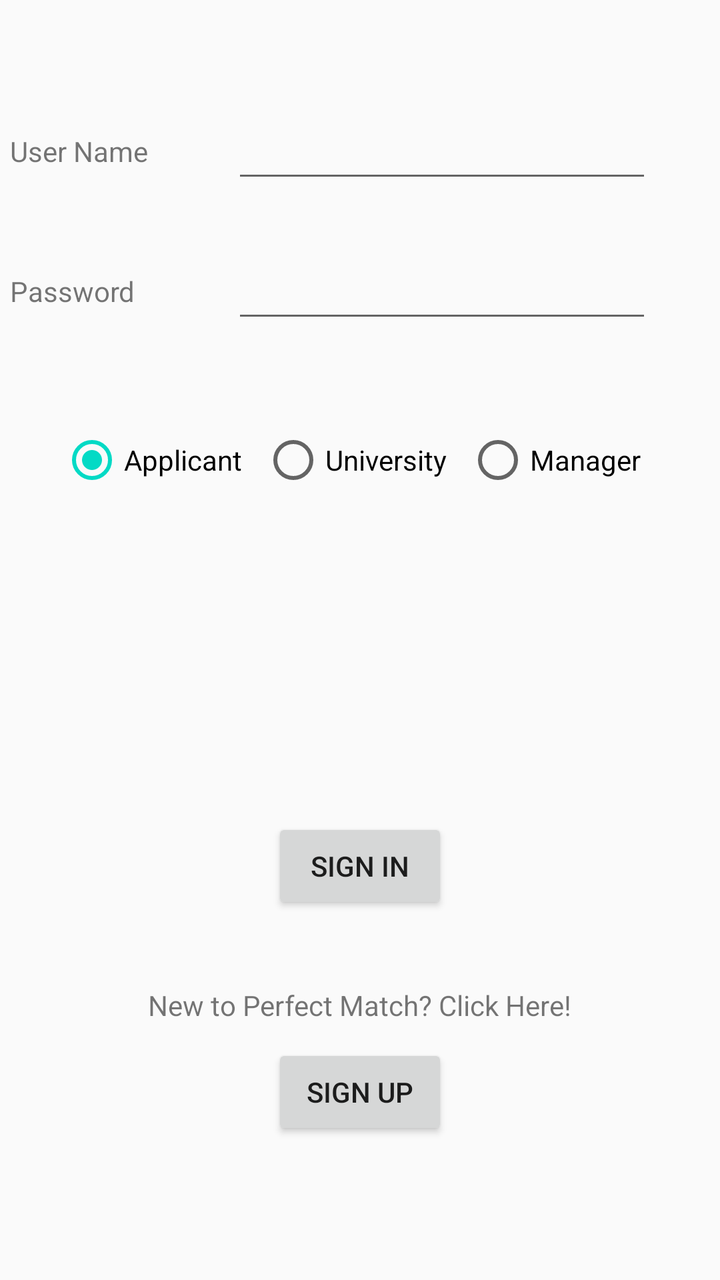
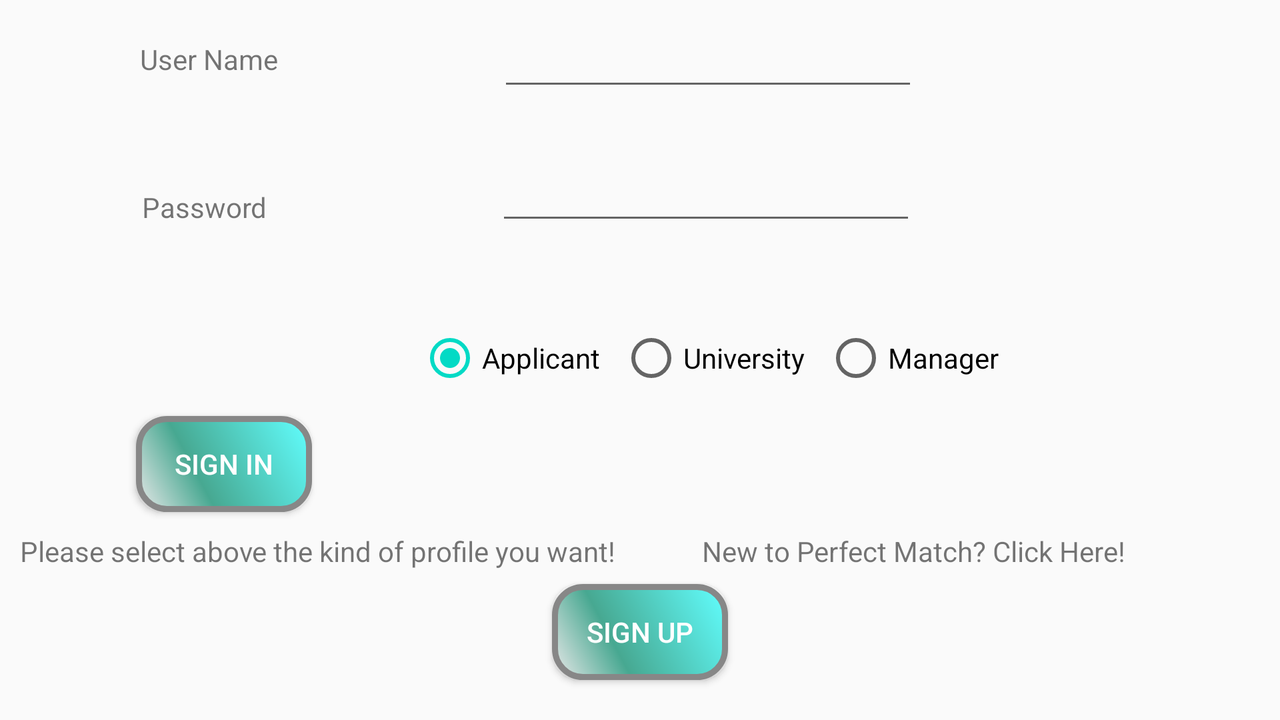

Compare how this app lays out the same screen by default and in its alternative resource folder. The renders come first, then the two layout files and the values they reference.
<!-- AndroidManifest.xml: application theme AppTheme -->
<!-- res/layout/activity_home.xml -->
<?xml version="1.0" encoding="utf-8"?>
<RelativeLayout xmlns:android="http://schemas.android.com/apk/res/android"
    xmlns:tools="http://schemas.android.com/tools"
    android:layout_width="match_parent"
    android:layout_height="match_parent"
    tools:context=".Home">

    <Button
        android:id="@+id/btnSignIn"
        android:layout_width="wrap_content"
        android:layout_height="wrap_content"
        android:layout_alignParentBottom="true"
        android:layout_centerHorizontal="true"
        android:layout_marginBottom="183dp"
        android:text="@string/sign_in" />

    <Button
        android:id="@+id/btnSignUp"
        android:layout_width="wrap_content"
        android:layout_height="wrap_content"
        android:layout_alignStart="@+id/btnSignIn"
        android:layout_alignParentBottom="true"
        android:layout_marginStart="0dp"
        android:layout_marginBottom="70dp"
        android:text="@string/sign_up" />

    <TextView
        android:id="@+id/tvNewUser"
        android:layout_width="wrap_content"
        android:layout_height="wrap_content"
        android:layout_alignParentBottom="true"
        android:layout_centerHorizontal="true"
        android:layout_marginBottom="128dp"
        android:text="@string/new_user" />

    <EditText
        android:id="@+id/etName"
        android:layout_width="wrap_content"
        android:layout_height="wrap_content"
        android:layout_alignParentStart="true"
        android:layout_alignParentTop="true"
        android:layout_marginStart="116dp"
        android:layout_marginTop="55dp"
        android:ems="10"
        android:inputType="textPersonName"
        android:importantForAutofill="no" />

    <EditText
        android:id="@+id/etPassword"
        android:layout_width="wrap_content"
        android:layout_height="wrap_content"
        android:layout_alignEnd="@+id/etName"
        android:layout_alignParentTop="true"
        android:layout_marginTop="125dp"
        android:ems="10"
        android:inputType="textPassword"
        android:autofillHints="" />

    <RadioGroup
        android:id="@+id/rgType"
        android:layout_width="300dp"
        android:layout_height="wrap_content"
        android:layout_alignParentTop="true"
        android:layout_centerHorizontal="true"
        android:layout_marginTop="214dp"
        android:checkedButton="@+id/rbtnApplicant"
        android:orientation="horizontal">

        <RadioButton
            android:id="@+id/rbtnApplicant"
            android:layout_width="wrap_content"
            android:layout_height="wrap_content"
            android:layout_weight="1"
            android:text="@string/applicant" />

        <RadioButton
            android:id="@+id/rbtnUniversity"
            android:layout_width="wrap_content"
            android:layout_height="wrap_content"
            android:layout_weight="1"
            android:text="@string/university" />

        <RadioButton
            android:id="@+id/rbtnManager"
            android:layout_width="wrap_content"
            android:layout_height="wrap_content"
            android:layout_weight="1"
            android:text="@string/manager" />
    </RadioGroup>

    <TextView
        android:id="@+id/tvLogin"
        android:layout_width="wrap_content"
        android:layout_height="wrap_content"
        android:layout_alignParentTop="true"
        android:layout_marginTop="66dp"
        android:layout_toStartOf="@+id/tvNewUser"
        android:text="@string/user_name" />

    <TextView
        android:id="@+id/tvPassword"
        android:layout_width="wrap_content"
        android:layout_height="wrap_content"
        android:layout_alignStart="@+id/tvLogin"
        android:layout_alignParentTop="true"
        android:layout_marginTop="136dp"
        android:text="@string/password" />

</RelativeLayout>
<!-- resources referenced by this layout -->
<resources>
  <string name="applicant">Applicant</string>
  <string name="manager">Manager</string>
  <string name="new_user">New to Perfect Match? Click Here!</string>
  <string name="password">Password</string>
  <string name="sign_in">Sign In</string>
  <string name="sign_up">SIGN UP</string>
  <string name="university">University</string>
  <string name="user_name">User Name</string>
  <style name="AppTheme" parent="Theme.AppCompat.Light.DarkActionBar">
          
          <item name="colorPrimary">@color/colorPrimary</item>
          <item name="colorPrimaryDark">@color/colorPrimaryDark</item>
          <item name="colorAccent">@color/colorAccent</item>
      </style>
</resources>
<!-- res/layout-land/activity_home.xml (the author's variant of the layout above) -->
<!-- drawn on the phone turned sideways -->
<?xml version="1.0" encoding="utf-8"?>
<RelativeLayout xmlns:android="http://schemas.android.com/apk/res/android"
    xmlns:app="http://schemas.android.com/apk/res-auto"
    xmlns:tools="http://schemas.android.com/tools"
    android:layout_width="match_parent"
    android:layout_height="match_parent"
    tools:context=".Home">

    <Button
        android:id="@+id/btnSignIn"
        android:layout_width="wrap_content"
        android:layout_height="wrap_content"
        android:layout_alignParentEnd="true"
        android:layout_alignParentBottom="true"
        android:layout_marginEnd="484dp"
        android:layout_marginBottom="104dp"
        android:background="@drawable/button_style"
        android:text="@string/sign_in"
        android:textColor="#ffffff" />

    <Button
        android:id="@+id/btnSignUp"
        android:layout_width="wrap_content"
        android:layout_height="wrap_content"
        android:layout_alignParentBottom="true"
        android:layout_centerHorizontal="true"
        android:layout_marginBottom="20dp"
        android:background="@drawable/button_style"
        android:text="@string/sign_up"
        android:textColor="#ffffff" />

    <TextView
        android:id="@+id/tvNewUser"
        android:layout_width="wrap_content"
        android:layout_height="wrap_content"
        android:layout_alignParentBottom="true"
        android:layout_marginStart="23dp"
        android:layout_marginBottom="75dp"
        android:layout_toEndOf="@+id/tvSelectType"
        android:text="@string/new_user" />

    <EditText
        android:id="@+id/etName"
        android:layout_width="wrap_content"
        android:layout_height="wrap_content"
        android:layout_alignParentStart="true"
        android:layout_alignParentTop="true"
        android:layout_marginStart="249dp"
        android:layout_marginTop="9dp"
        android:ems="10"
        android:importantForAutofill="no"
        android:inputType="textPersonName" />

    <EditText
        android:id="@+id/etPassword"
        android:layout_width="wrap_content"
        android:layout_height="wrap_content"
        android:layout_alignEnd="@+id/etName"
        android:layout_alignParentTop="true"
        android:layout_marginTop="76dp"
        android:layout_marginEnd="1dp"
        android:autofillHints=""
        android:ems="10"
        android:inputType="textPassword" />

    <RadioGroup
        android:id="@+id/rgType"
        android:layout_width="300dp"
        android:layout_height="wrap_content"
        android:layout_alignParentTop="true"
        android:layout_alignParentEnd="true"
        android:layout_marginTop="163dp"
        android:layout_marginEnd="131dp"
        android:checkedButton="@+id/rbtnApplicant"
        android:orientation="horizontal">

        <RadioButton
            android:id="@+id/rbtnApplicant"
            android:layout_width="wrap_content"
            android:layout_height="wrap_content"
            android:layout_alignStart="@+id/rgType"
            android:layout_weight="1"
            android:text="@string/applicant" />

        <RadioButton
            android:id="@+id/rbtnUniversity"
            android:layout_width="wrap_content"
            android:layout_height="wrap_content"
            android:layout_weight="1"
            android:text="@string/university" />

        <RadioButton
            android:id="@+id/rbtnManager"
            android:layout_width="wrap_content"
            android:layout_height="wrap_content"
            android:layout_weight="1"
            android:text="@string/manager" />
    </RadioGroup>

    <TextView
        android:id="@+id/tvLogin"
        android:layout_width="wrap_content"
        android:layout_height="wrap_content"
        android:layout_alignParentTop="true"
        android:layout_marginTop="20dp"
        android:layout_marginEnd="189dp"
        android:layout_toStartOf="@+id/tvNewUser"
        android:text="@string/user_name" />

    <TextView
        android:id="@+id/tvPassword"
        android:layout_width="wrap_content"
        android:layout_height="wrap_content"
        android:layout_alignStart="@+id/tvLogin"
        android:layout_alignParentTop="true"
        android:layout_marginStart="1dp"
        android:layout_marginTop="94dp"
        android:text="@string/password" />

    <TextView
        android:id="@+id/tvSelectType"
        android:layout_width="318dp"
        android:layout_height="wrap_content"
        android:layout_alignParentStart="true"
        android:layout_alignParentBottom="true"
        android:layout_marginStart="10dp"
        android:layout_marginBottom="75dp"
        android:text="@string/select_type" />
</RelativeLayout>
<!-- resources referenced by the variant -->
<!-- as the phone turned sideways resolves them -->
<resources>
  <!-- drawable button_style (drawable) -->
  <?xml version="1.0" encoding="utf-8"?>
  <shape xmlns:android="http://schemas.android.com/apk/res/android" android:shape="rectangle">
      <corners android:radius="14dp" />
      <gradient
          android:angle="45"
          android:centerX="35%"
          android:centerColor="#47A891"
          android:startColor="#E8E8E8"
          android:endColor="#61FFFF"
          android:type="linear"
          />
      <padding
          android:left="0dp"
          android:top="0dp"
          android:right="0dp"
          android:bottom="0dp"
          />
      <stroke
          android:width="3dp"
          android:color="#878787"
          />
  </shape>
  <string name="applicant">Applicant</string>
  <string name="manager">Manager</string>
  <string name="new_user">New to Perfect Match? Click Here!</string>
  <string name="password">Password</string>
  <string name="select_type">Please select above the kind of profile you want!</string>
  <string name="sign_in">Sign In</string>
  <string name="sign_up">SIGN UP</string>
  <string name="university">University</string>
  <string name="user_name">User Name</string>
  <style name="AppTheme" parent="Theme.AppCompat.Light.DarkActionBar">
          
          <item name="colorPrimary">@color/colorPrimary</item>
          <item name="colorPrimaryDark">@color/colorPrimaryDark</item>
          <item name="colorAccent">@color/colorAccent</item>
      </style>
</resources>
